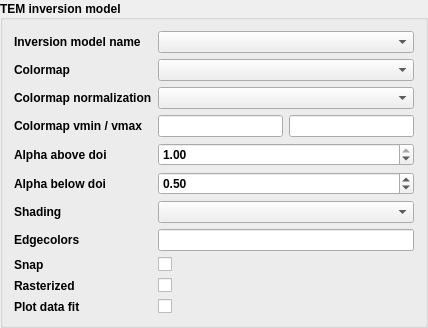
                          <widget class="QgsCollapsibleGroupBox" name="tem_groupbox">
                           <property name="font">
                            <font>
                             <bold>true</bold>
                            </font>
                           </property>
                           <property name="title">
                            <string>TEM inversion model</string>
                           </property>
                           <property name="alignment">
                            <set>Qt::AlignLeading|Qt::AlignLeft|Qt::AlignVCenter</set>
                           </property>
                           <property name="flat">
                            <bool>true</bool>
                           </property>
                           <property name="collapsed">
                            <bool>true</bool>
                           </property>
                           <layout class="QGridLayout" name="grid_layout_5">
                            <item row="5" column="2" colspan="2">
                             <widget class="QDoubleSpinBox" name="tem_alpha_below_doi">
                              <property name="toolTip">
                               <string>The alpha blending value, between 0 (transparent) and 1 (opaque).</string>
                              </property>
                              <property name="maximum">
                               <double>1.000000000000000</double>
                              </property>
                              <property name="singleStep">
                               <double>0.100000000000000</double>
                              </property>
                              <property name="value">
                               <double>0.500000000000000</double>
                              </property>
                             </widget>
                            </item>
                            <item row="0" column="2" colspan="2">
                             <widget class="QComboBox" name="tem_model_name"/>
                            </item>
                            <item row="2" column="0" colspan="2">
                             <widget class="QLabel" name="label_22">
                              <property name="text">
                               <string>Colormap normalization</string>
                              </property>
                             </widget>
                            </item>
                            <item row="9" column="2" colspan="2">
                             <widget class="QCheckBox" name="tem_rasterized">
                              <property name="toolTip">
                               <string>Rasterize the pcolormesh when drawing vector graphics. This can speed up rendering and produce smaller files for large data sets.</string>
                              </property>
                              <property name="text">
                               <string/>
                              </property>
                             </widget>
                            </item>
                            <item row="10" column="0">
                             <widget class="QLabel" name="label_31">
                              <property name="text">
                               <string>Plot data fit</string>
                              </property>
                             </widget>
                            </item>
                            <item row="7" column="2" colspan="2">
                             <widget class="QLineEdit" name="tem_edgecolors">
                              <property name="toolTip">
                               <string>&lt;html&gt;&lt;head/&gt;&lt;body&gt;&lt;p&gt;The color of the edges. Defaults to 'none' ('none', None, 'face', color, color sequence).&lt;/p&gt;&lt;p&gt;&lt;br/&gt;&lt;/p&gt;&lt;p&gt;&lt;br/&gt;&lt;/p&gt;&lt;/body&gt;&lt;/html&gt;</string>
                              </property>
                             </widget>
                            </item>
                            <item row="4" column="0">
                             <widget class="QLabel" name="label_23">
                              <property name="text">
                               <string>Alpha above doi</string>
                              </property>
                             </widget>
                            </item>
                            <item row="6" column="0">
                             <widget class="QLabel" name="label_21">
                              <property name="text">
                               <string>Shading</string>
                              </property>
                             </widget>
                            </item>
                            <item row="6" column="2" colspan="2">
                             <widget class="QComboBox" name="tem_shading">
                              <property name="toolTip">
                               <string>&lt;html&gt;&lt;head/&gt;&lt;body&gt;&lt;p&gt;The fill style, Possible values:&lt;/p&gt;&lt;ul style=&quot;margin-top: 0px; margin-bottom: 0px; margin-left: 0px; margin-right: 0px; -qt-list-indent: 1;&quot;&gt;&lt;li style=&quot; margin-top:12px; margin-bottom:0px; margin-left:30px; margin-right:0px; -qt-block-indent:0; text-indent:0px;&quot;&gt;'flat': A solid color is used for each quad. The color of the quad (i, j), (i+1, j), (i, j+1), (i+1, j+1) is given by &lt;span style=&quot; font-family:'monospace';&quot;&gt;C[i,j]&lt;/span&gt;.&lt;/li&gt;&lt;li style=&quot; margin-top:0px; margin-bottom:12px; margin-left:30px; margin-right:0px; -qt-block-indent:0; text-indent:0px;&quot;&gt;'gouraud': Each quad will be Gouraud shaded: The color of the corners (i', j') are given by &lt;span style=&quot; font-family:'monospace';&quot;&gt;C[i',j']&lt;/span&gt;. The color values of the area in between is interpolated from the corner values.&lt;/li&gt;&lt;/ul&gt;&lt;/body&gt;&lt;/html&gt;</string>
                              </property>
                             </widget>
                            </item>
                            <item row="3" column="2">
                             <widget class="QLineEdit" name="tem_vmin">
                              <property name="toolTip">
                               <string>Minimum resistivity value to use for scaling the colormap. Will use minimum value above doi if not set.</string>
                              </property>
                              <property name="inputMethodHints">
                               <set>Qt::ImhFormattedNumbersOnly</set>
                              </property>
                             </widget>
                            </item>
                            <item row="8" column="2" colspan="2">
                             <widget class="QCheckBox" name="tem_snap">
                              <property name="toolTip">
                               <string>Whether to snap the mesh to pixel boundaries.</string>
                              </property>
                              <property name="text">
                               <string/>
                              </property>
                             </widget>
                            </item>
                            <item row="1" column="0">
                             <widget class="QLabel" name="label_18">
                              <property name="text">
                               <string>Colormap</string>
                              </property>
                             </widget>
                            </item>
                            <item row="3" column="0" colspan="2">
                             <widget class="QLabel" name="label_19">
                              <property name="text">
                               <string>Colormap vmin / vmax</string>
                              </property>
                             </widget>
                            </item>
                            <item row="5" column="0" colspan="2">
                             <widget class="QLabel" name="label_26">
                              <property name="text">
                               <string>Alpha below doi</string>
                              </property>
                             </widget>
                            </item>
                            <item row="2" column="2" colspan="2">
                             <widget class="QComboBox" name="tem_norm"/>
                            </item>
                            <item row="0" column="0" colspan="2">
                             <widget class="QLabel" name="label_10">
                              <property name="text">
                               <string>Inversion model name</string>
                              </property>
                             </widget>
                            </item>
                            <item row="3" column="3">
                             <widget class="QLineEdit" name="tem_vmax">
                              <property name="toolTip">
                               <string>Maximum resistivity value to use for scaling the colormap. Will use maximum value above doi if not set</string>
                              </property>
                              <property name="inputMethodHints">
                               <set>Qt::ImhFormattedNumbersOnly</set>
                              </property>
                             </widget>
                            </item>
                            <item row="8" column="0">
                             <widget class="QLabel" name="label_25">
                              <property name="text">
                               <string>Snap</string>
                              </property>
                             </widget>
                            </item>
                            <item row="1" column="2" colspan="2">
                             <widget class="QComboBox" name="tem_colormap"/>
                            </item>
                            <item row="9" column="0" colspan="2">
                             <widget class="QLabel" name="label_27">
                              <property name="text">
                               <string>Rasterized</string>
                              </property>
                             </widget>
                            </item>
                            <item row="10" column="2">
                             <widget class="QCheckBox" name="tem_data_fit">
                              <property name="text">
                               <string/>
                              </property>
                             </widget>
                            </item>
                            <item row="4" column="2" colspan="2">
                             <widget class="QDoubleSpinBox" name="tem_alpha_above_doi">
                              <property name="toolTip">
                               <string>The alpha blending value, between 0 (transparent) and 1 (opaque).</string>
                              </property>
                              <property name="maximum">
                               <double>1.000000000000000</double>
                              </property>
                              <property name="singleStep">
                               <double>0.100000000000000</double>
                              </property>
                              <property name="value">
                               <double>1.000000000000000</double>
                              </property>
                             </widget>
                            </item>
                            <item row="7" column="0">
                             <widget class="QLabel" name="label_24">
                              <property name="text">
                               <string>Edgecolors</string>
                              </property>
                             </widget>
                            </item>
                           </layout>
                          </widget>
